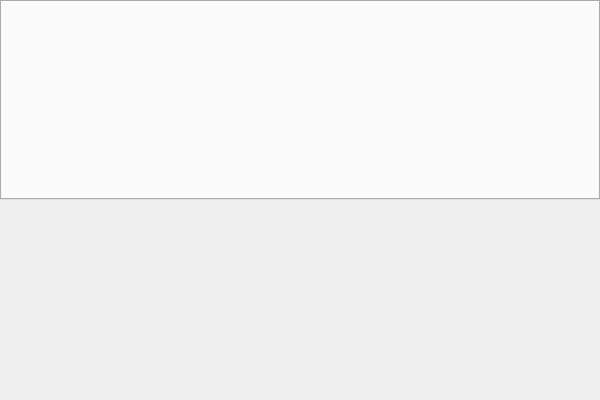
<?xml version="1.0" encoding="UTF-8"?>
<ui version="4.0">
 <class>HiveWEClass</class>
 <widget class="QMainWindow" name="HiveWEClass">
  <property name="geometry">
   <rect>
    <x>0</x>
    <y>0</y>
    <width>600</width>
    <height>400</height>
   </rect>
  </property>
  <property name="windowTitle">
   <string>HiveWE 0.7</string>
  </property>
  <widget class="QWidget" name="centralWidget">
   <layout class="QVBoxLayout" name="verticalLayout">
    <property name="spacing">
     <number>0</number>
    </property>
    <property name="leftMargin">
     <number>0</number>
    </property>
    <property name="topMargin">
     <number>0</number>
    </property>
    <property name="rightMargin">
     <number>0</number>
    </property>
    <property name="bottomMargin">
     <number>0</number>
    </property>
    <item>
     <widget class="MainRibbon" name="ribbon"/>
    </item>
    <item>
     <widget class="GLWidget" name="widget" native="true">
      <property name="minimumSize">
       <size>
        <width>200</width>
        <height>200</height>
       </size>
      </property>
      <property name="autoFillBackground">
       <bool>false</bool>
      </property>
     </widget>
    </item>
   </layout>
  </widget>
  <action name="actionConvert_Blockers_to_Pathmap">
   <property name="text">
    <string>Convert Blockers to Pathing Map</string>
   </property>
  </action>
  <action name="actionOpen">
   <property name="text">
    <string>Open Map...</string>
   </property>
   <property name="shortcut">
    <string>Ctrl+O</string>
   </property>
  </action>
  <action name="actionConvert_Tile_Type_to_PathMap">
   <property name="text">
    <string>Convert Tile Type to Pathing Map</string>
   </property>
  </action>
  <action name="actionPathing_Palette">
   <property name="text">
    <string>Pathing</string>
   </property>
  </action>
  <action name="actionSave">
   <property name="text">
    <string>Save Map</string>
   </property>
   <property name="shortcut">
    <string>Ctrl+S</string>
   </property>
  </action>
  <action name="actionTest_Map">
   <property name="text">
    <string>Test Map</string>
   </property>
   <property name="shortcut">
    <string>Ctrl+T</string>
   </property>
  </action>
  <action name="actionSave_As">
   <property name="text">
    <string>Save Map As...</string>
   </property>
   <property name="shortcut">
    <string>Ctrl+Shift+S</string>
   </property>
  </action>
  <action name="actionDoodads">
   <property name="checkable">
    <bool>true</bool>
   </property>
   <property name="checked">
    <bool>true</bool>
   </property>
   <property name="text">
    <string>Doodads</string>
   </property>
   <property name="shortcut">
    <string>D</string>
   </property>
  </action>
  <action name="actionPathing">
   <property name="checkable">
    <bool>true</bool>
   </property>
   <property name="checked">
    <bool>true</bool>
   </property>
   <property name="text">
    <string>Pathing</string>
   </property>
   <property name="shortcut">
    <string>P</string>
   </property>
  </action>
  <action name="actionBrush">
   <property name="checkable">
    <bool>true</bool>
   </property>
   <property name="checked">
    <bool>true</bool>
   </property>
   <property name="text">
    <string>Brush</string>
   </property>
  </action>
  <action name="actionTileSetter">
   <property name="text">
    <string>Modify Tileset...</string>
   </property>
  </action>
  <action name="actionTileReplace">
   <property name="text">
    <string>Replace Tile...</string>
   </property>
  </action>
  <action name="actionUnits">
   <property name="checkable">
    <bool>true</bool>
   </property>
   <property name="checked">
    <bool>true</bool>
   </property>
   <property name="text">
    <string>Units</string>
   </property>
   <property name="shortcut">
    <string>U</string>
   </property>
   <property name="shortcutVisibleInContextMenu">
    <bool>false</bool>
   </property>
  </action>
  <action name="actionChangeTilePathing">
   <property name="text">
    <string>Change Tile Pathing...</string>
   </property>
  </action>
  <action name="actionChangeCliffPathing">
   <property name="text">
    <string>Change Cliff Pathing...</string>
   </property>
  </action>
  <action name="actionBirds_Eye">
   <property name="checkable">
    <bool>true</bool>
   </property>
   <property name="text">
    <string>Bird's-eye</string>
   </property>
   <property name="toolTip">
    <string>Bird's-eye</string>
   </property>
  </action>
  <action name="actionFirst_Person">
   <property name="checkable">
    <bool>true</bool>
   </property>
   <property name="text">
    <string>First-person</string>
   </property>
  </action>
  <action name="actionTerrain_Palette">
   <property name="text">
    <string>Terrain</string>
   </property>
  </action>
  <action name="actionFrame_Times">
   <property name="checkable">
    <bool>true</bool>
   </property>
   <property name="text">
    <string>Frame Times</string>
   </property>
   <property name="shortcut">
    <string>F3</string>
   </property>
  </action>
  <action name="actionImport_Manager">
   <property name="text">
    <string>Import Manager</string>
   </property>
  </action>
  <action name="actionSwitch_Camera">
   <property name="text">
    <string>Switch Camera</string>
   </property>
   <property name="shortcut">
    <string>F1</string>
   </property>
  </action>
  <action name="actionLighting">
   <property name="checkable">
    <bool>true</bool>
   </property>
   <property name="checked">
    <bool>true</bool>
   </property>
   <property name="text">
    <string>Lighting</string>
   </property>
   <property name="shortcut">
    <string>L</string>
   </property>
  </action>
  <action name="actionWireframe">
   <property name="checkable">
    <bool>true</bool>
   </property>
   <property name="text">
    <string>Wireframe</string>
   </property>
   <property name="shortcut">
    <string>T</string>
   </property>
  </action>
  <action name="actionReset_Camera">
   <property name="text">
    <string>Reset Camera</string>
   </property>
   <property name="shortcut">
    <string>Ctrl+Shift+C</string>
   </property>
  </action>
  <action name="actionTrigger_Editor">
   <property name="text">
    <string>Trigger Editor</string>
   </property>
  </action>
  <action name="actionDescription">
   <property name="text">
    <string>Description...</string>
   </property>
  </action>
  <action name="actionSize_and_Camera_Bounds">
   <property name="text">
    <string>Size and Camera Bounds...</string>
   </property>
  </action>
  <action name="actionLoading_Screen">
   <property name="text">
    <string>Loading Screen...</string>
   </property>
  </action>
  <action name="actionPreferences">
   <property name="text">
    <string>Preferences...</string>
   </property>
  </action>
  <action name="actionOptions">
   <property name="text">
    <string>Options...</string>
   </property>
  </action>
  <action name="actionDoodads_Palette">
   <property name="text">
    <string>Doodads</string>
   </property>
  </action>
  <action name="actionEnforce_Water_Height_Limit">
   <property name="checkable">
    <bool>true</bool>
   </property>
   <property name="checked">
    <bool>true</bool>
   </property>
   <property name="text">
    <string>Enforce Water Height Limits</string>
   </property>
  </action>
  <action name="actionSwitch_Warcraft">
   <property name="text">
    <string>Switch Warcraft folder</string>
   </property>
  </action>
 </widget>
 <layoutdefault spacing="6" margin="11"/>
 <customwidgets>
  <customwidget>
   <class>GLWidget</class>
   <extends>QWidget</extends>
   <header>GLWidget.h</header>
   <container>1</container>
  </customwidget>
  <customwidget>
   <class>MainRibbon</class>
   <extends>QTabWidget</extends>
   <header>MainRibbon.h</header>
   <container>1</container>
  </customwidget>
 </customwidgets>
 <resources>
  <include location="HiveWE.qrc"/>
 </resources>
 <connections/>
</ui>
